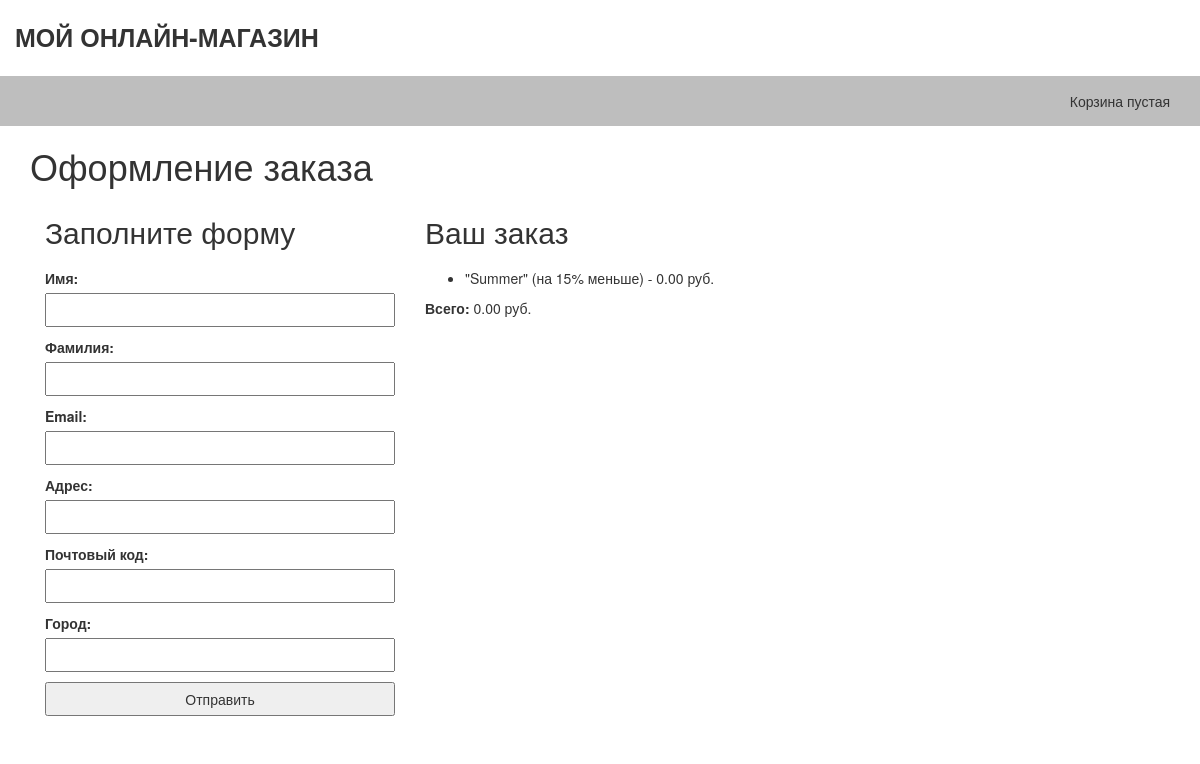
/order/create/ (signed in), run on the app's committed database.
### cupons/models.py (models this page shows, shortened)
class Cupon(models.Model):
    code = models.CharField(max_length=50, unique=True)
    valid_from = models.DateTimeField()
    valid_to = models.DateTimeField()
    discount = models.IntegerField(validators=[MinValueValidator(0), MaxValueValidator(100)])
    active = models.BooleanField()

### orders/views.py (the view, shortened to what this page needs)
def OrderCreate(request):
    cart = Cart(request)
    form = OrderCreateForm()
    return render(request, 'orders/order/create.html', {'cart': cart,
                                                        'form': form})

### orders/forms.py
class OrderCreateForm(forms.ModelForm):
    class Meta:
        model = Order
        fields = ['first_name', 'last_name', 'email', 'address', 'postal_code',
                  'city']

### cart/cart.py (called while the page is built)
    def __len__(self):
        return sum(item['quantity'] for item in self.cart.values())

    def get_total_price(self):
        return sum(Decimal(item['price']) * item['quantity'] for item in self.cart.values())

    @property
    def cupon(self):
        if self.cupon_id:
            return Cupon.objects.get(id=self.cupon_id)
        return None

    def get_discount(self):
        if self.cupon:
            return (self.cupon.discount / Decimal('100')) * self.get_total_price()
        return Decimal('0')

    def get_total_price_after_discount(self):
        return self.get_total_price() - self.get_discount()

### cart/context_processors.py (called while the page is built)
def cart(request):
    return {'cart': Cart(request)}

### orders/templates/orders/order/create.html (shortened to what this page needs)
{% extends "shop/base.html" %}
{% block content %}
  <h1>Оформление заказа</h1>
  <div class="col-sm-4">
    <h2>Заполните форму</h2>
    <form class="order-form" action="." method="post">
      {{ form.as_p }}
      <input type="submit" value="Отправить">
    </form>
  </div>
  <div class="order-info col-sm-8">
    <h2>Ваш заказ</h2>
    <ul>
      {% if cart.cupon %}
        <li>
          "{{ cart.cupon.code }}" (на {{ cart.cupon.discount }}% меньше)
          <span> - {{ cart.get_discount|floatformat:"2"}} руб.</span>
        </li>
      {% endif %}
    </ul>
    <p><strong>Всего:</strong> {{ cart.get_total_price_after_discount|floatformat:"2"}} руб.</p>
  </div>
{% endblock %}

### shop/static/css/style.css (style rules this page uses)
.order-info h2 { margin-bottom: 20px; }
.order-form { margin-top: 20px; margin-bottom: 20px; }
.order-form label { display: block; }
.order-form input { width: 100%; padding: 5px 10px; }

### data on the page
Cupon: cupon.code "Summer", cupon.discount "15", get_discount "0.00", get_total_price_after_discount "0.00"
